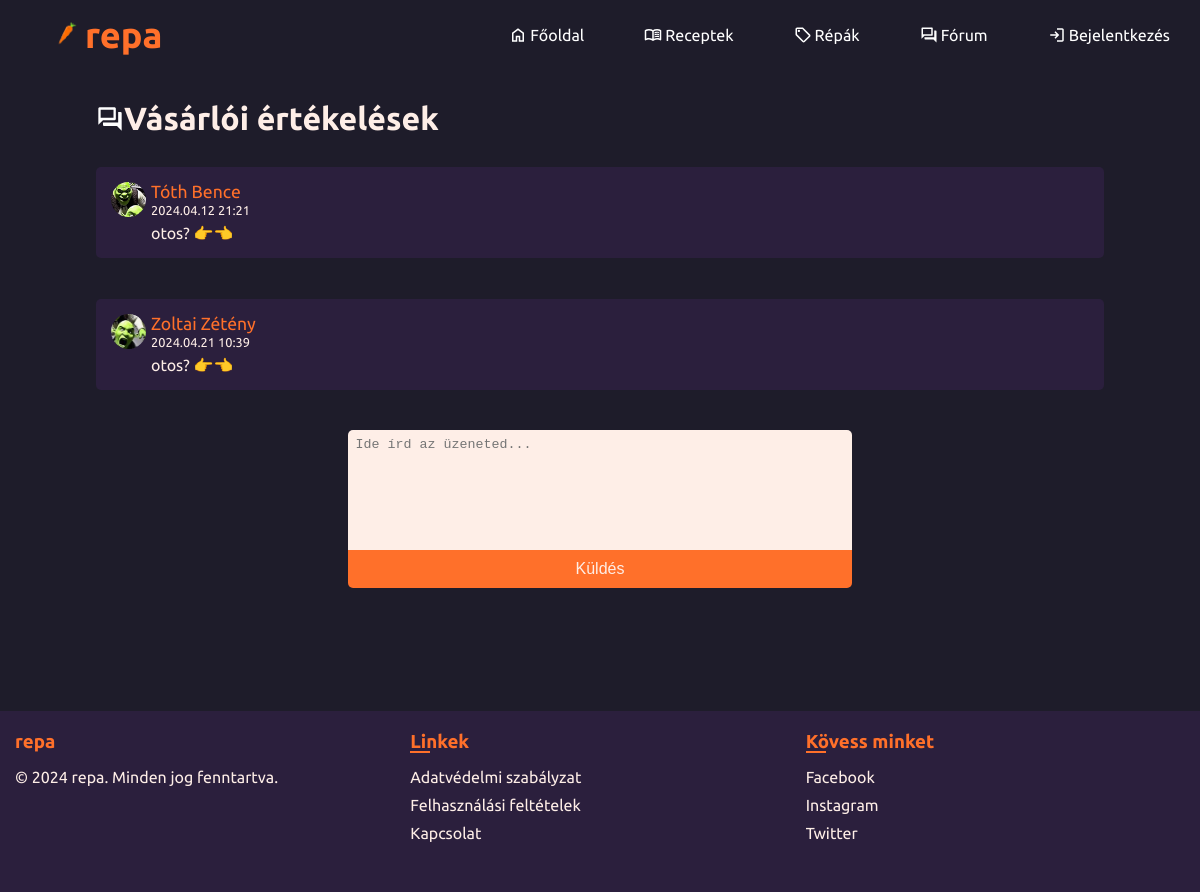
The page /Repa/forum/forum.php on the database its author committed.
### tables this page shows
CREATE TABLE `forum` (
  `id` int(11) NOT NULL,
  `name` varchar(50) DEFAULT NULL,
  `comment` varchar(150) DEFAULT NULL,
  `date` varchar(50) DEFAULT NULL,
  `profpic` varchar(64) NOT NULL
);

### Repa/forum/php/comment.php (the view)
<div class="comment-wrapper">
    <div class="comment">
        <div class="userDetails">
            <img src="../_rootprofpics/<?php echo $data['profpic'] ?>" alt="pfp">
            <div>
                <p class="username"><?php echo $data["name"] ?></p>
                <p class="sentDate"> <?php echo $data["date"]; ?> </p>
                <p class="commentText"> <?php echo $data["comment"]; ?> </p>
            </div>
        </div>
    </div>
</div>

### Repa/forum/forum.php (shortened to what this page needs)
<?php
    require_once "../_rootphp/dbh.inc.php";
?>
<!DOCTYPE html>
<html lang="hu">
<head>
    <link rel="stylesheet" href="../_rootcss/footer.css">
    <link rel="stylesheet" href="../_rootcss/nav.css">
    <link rel="stylesheet" href="../_rootcss/root.css">
    <link rel="stylesheet" href="css/forum.css">
</head>
<body>
    <nav>
        <ul>
            <li>
                <a id="nav-logo" href="../index.php"><img src="../_rootimg/favicon2.png" alt="" id="logo-img">repa</a>
            </li>
            <li><a href="../index.php" class="hideOnMobile"><svg xmlns="http://www.w3.org/2000/svg" height="24" viewBox="0 -960 960 960" width="18"><path d="M240-200h120v-240h240v240h120v-360L480-740 240-560v360Zm-80 80v-480l320-240 320 240v480H520v-240h-80v240H160Zm320-350Z"/></svg>
                Főoldal</a></li>
            <li><a href="../recipe/recipe.php" class="hideOnMobile">
                Receptek</a></li>
            <li><a href="../shopfront/shopfront.php" class="hideOnMobile">
                Répák</a></li>
            <li><a href="../forum/forum.php" class="hideOnMobile">
                Fórum</a></li>
                <?php
                if(isset($_SESSION["useruid"])){
                    if($_SESSION['pfp'] === "") $pfp = "defprof.jpg";
                    else $pfp = $_SESSION['pfp'];
                    echo '<li><a href="../basket/basket.php" class="hideOnMobile" id="basket"><svg xmlns="http://www.w3.org/2000/svg" height="24" viewBox="0 -960 960 960" width="24"><path d="M280-80q-33 0-56.5-23.5T200-160q0-33 23.5-56.5T280-240q33 0 56.5 23.5T360-160q0 33-23.5 56.5T280-80Zm400 0q-33 0-56.5-23.5T600-160q0-33 23.5-56.5T680-240q33 0 56.5 23.5T760-160q0 33-23.5 56.5T680-80ZM246-720l96 200h280l110-200H246Zm-38-80h590q23 0 35 20.5t1 41.5L692-482q-11 20-29.5 31T622-440H324l-44 80h480v80H280q-45 0-68-39.5t-2-78.5l54-98-144-304H40v-80h130l38 80Zm134 280h280-280Z"/></svg></a></li>';
                    echo '<li><a href="../profile/profile.php" class="hideOnMobile" id="profile"><div class="pfpdiv"><img src="../_rootprofpics/'. $pfp .'" alt=""></div></a></li>';
                } else {
                    echo '<li><a href="../login/login.php" class="hideOnMobile"><svg xmlns="http://www.w3.org/2000/svg" height="24" viewBox="0 -960 960 960" width="24"><path d="M480-120v-80h280v-560H480v-80h280q33 0 56.5 23.5T840-760v560q0 33-23.5 56.5T760-120H480Zm-80-160-55-58 102-102H120v-80h327L345-622l55-58 200 200-200 200Z"/></svg>Bejelentkezés</a></li>';
                }
            ?>
        </ul>
    </nav>
     <div class="wrapper">
        <div class="header">
            <h1>Vásárlói értékelések</h1>
        </div>
     </div>
    <main class="wrapper">
        <?php
        $datas = mysqli_query($conn, "SELECT * FROM forum WHERE 1");
            foreach ($datas as $data) {
                require "php/comment.php";
            }
        ?>
        <form class="comment-input-area" method="POST" action="php/forum.inc.php">
            <textarea name="commentText" id="commentInput" placeholder="Ide írd az üzeneted..."></textarea>
            <button type="submit" name="submit">Küldés</button>
        </form>
    </main>
    <footer>
        <div class="footer-container">
            <div class="footer-section">
                <h3>repa</h3>
                <p>&copy; 2024 repa. Minden jog fenntartva.</p>
            </div>
            <div class="footer-section">
                <h3>Linkek</h3>
                <ul>
                    <li><a href="../_misc/ASZF/aszf.php">Adatvédelmi szabályzat</a></li>
                    <li><a href="../_misc/FF/ff.php">Felhasználási feltételek</a></li>
                    <li><a href="../_misc/MAINTENENCE/undermaintenence.php">Kapcsolat</a></li>
                </ul>
            </div>
            <div class="footer-section">
                <h3>Kövess minket</h3>
                <ul>
                    <li><a href="../_misc/MAINTENENCE/undermaintenence.php">Facebook</a></li>
                    <li><a href="../_misc/MAINTENENCE/undermaintenence.php">Instagram</a></li>
                    <li><a href="../_misc/MAINTENENCE/undermaintenence.php">Twitter</a></li>
                </ul>
            </div>
        </div>
    </footer>
</body>
</html>

### Repa/_rootcss/footer.css (style rules this page uses)
:root { --main-color: #ff702a; --text-color: #fff; --bg-color: #1e1c2a; --accent-color: #2b1f3d; --white-accent: #feeee7; --main-color2: #E3E6F3; --main-orange: hsl(29, 100%, 59%); }
footer { background-color: var(--accent-color); color: var(--white-accent); padding: 20px 0; margin-top: 15vh; }
.footer-container { display: flex; justify-content: space-around; align-items: flex-start; gap: 1rem; flex-wrap: wrap; padding: 0 15px; }
.footer-section { flex: 30%; margin-bottom: 20px; }
.footer-section h3 { margin-bottom: 15px; position: relative; color: var(--main-color); }
.footer-section:first-of-type h3::after { width: 0px; }
.footer-section h3::after { content: ''; position: absolute; left: 0; bottom: 0; height: 2px; width: 20px; background-color: var(--main-color); }
.footer-section p { margin: 0; }
.footer-section ul { list-style: none; padding: 0; }
.footer-section ul li { margin-bottom: 10px; }
.footer-section ul li a { color: var(--white-accent); text-decoration: none; }

### Repa/_rootcss/nav.css (style rules this page uses)
:root { --main-color: #ff702a; --text-color: #fff; --bg-color: #1e1c2a; --accent-color: #2b1f3d; --white-accent: #feeee7; --main-color2: #E3E6F3; --main-orange: hsl(29, 100%, 59%); }
nav { background-color: var(--bg-color); position: absolute; top: 0; right: 0; left: 0; }
#logo-img { width: 30px; margin-right: 5px; display: inline; vertical-align: center; }
nav ul { list-style-type: none; width: 100%; display: flex; justify-content: flex-end; align-items: center; }
nav ul li { height: 70px; vertical-align: center; }
nav a { height: 100%; padding: 0px 30px; display: flex; align-items: center; color: white; transition: background-color 0.2s; }
nav li:first-child { margin-right: auto; }
nav li:first-child a { color: var(--main-color); font-weight: 700; font-size: 2.25rem; padding: 0px 50px; }
svg { fill: white; }
.hideOnMobile svg { margin-right: 3px; width: 18px; }

### Repa/_rootcss/root.css (style rules this page uses)
* { padding: 0px; margin: 0px; text-decoration: none; scroll-behavior: smooth; box-sizing: border-box; }
:root { --main-color: #ff702a; --text-color: #fff; --bg-color: #1e1c2a; --accent-color: #2b1f3d; --white-accent: #feeee7; --main-color2: #E3E6F3; --main-orange: hsl(29, 100%, 59%); }
body { font-family: "Ubuntu", sans-serif; background-color: var(--bg-color); padding-top: 70px; }

### Repa/forum/css/forum.css (style rules this page uses)
:root { --main-color: #ff702a; --text-color: #fff; --bg-color: #1e1c2a; --accent-color: #2b1f3d; --white-accent: #feeee7; --main-color2: #E3E6F3; --main-orange: hsl(29, 100%, 59%); }
body { color: var(--white-accent); padding-top: 100px; }
.wrapper { margin: 0px 8%; }
.comment-input-area { margin: auto; width: 50%; }
.comment-input-area textarea { resize: none; width: 100%; height: 120px; border: 0; background-color: var(--white-accent); outline: none; padding: 1.5%; border-radius: 5px 5px 0px 0px; }
.comment-input-area button { display: block; width: 100%; padding: 10px 20px; border: 0; translate: 0px -3px; background-color: var(--main-color); color: var(--white-accent); font-size: 1rem; transition: all .1s ease-out; border-radius: 0px 0px 5px 5px; }
.comment { margin-bottom: 4%; background-color: var(--accent-color); padding: 15px; border-radius: 5px; }
.username { color: var(--main-color); margin-bottom: 2px; font-size: 1.1rem; }
.sentDate { margin-bottom: 7px; font-size: .8rem; }
.commentText { margin-top: 1%; }
.comment img { width: 35px; height: 35px; border-radius: 100%; margin-right: max(5px, .5%); object-fit: cover; }
.userDetails { display: flex; flex-direction: row; width: 100%; }
svg { display: inline-block; width: 28px; height: 28px; }
.header { display: flex; flex-direction: row; justify-content: left; align-items: center; margin-bottom: 3%; }

### rows shown on the page
forum: profpic (picture), name "Tóth Bence", date "2024.04.12 21:21", comment "otos? 👉👈"
forum: profpic (picture), name "Zoltai Zétény", date "2024.04.21 10:39", comment "otos? 👉👈"
